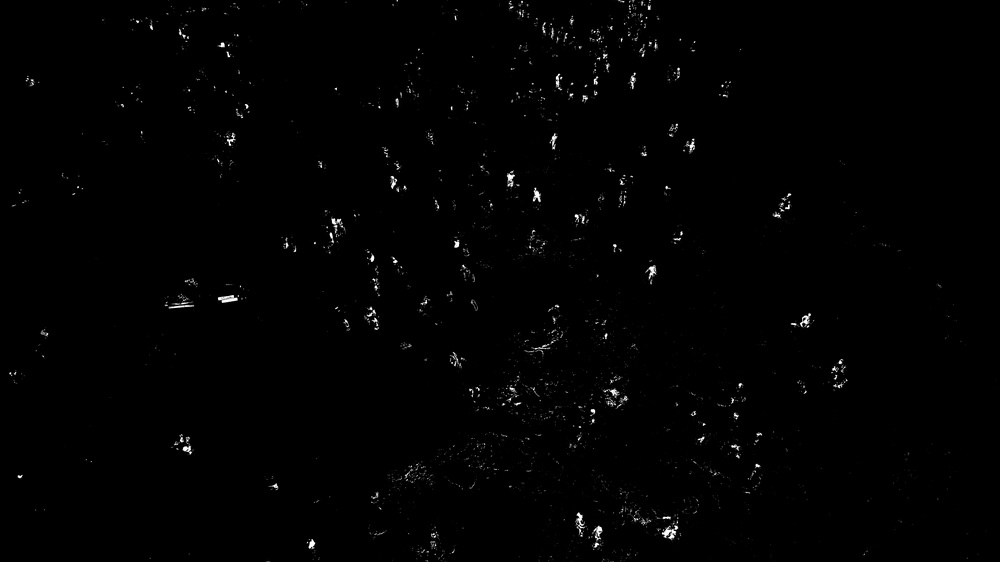
#> input picture BIN2.jpg, 1000 x 562 px, shrunk from 5472 x 3078 before the run, given in place of DJI_0273.JPG, which was not available
$ jupyter execute crowd_estimator.ipynb   (Python 2 division)   (older library calls are emulated)
#> lines starting #> are read from the running program, lines starting #| are printed output that depends on the picture; pictures that were not available may be replaced by others from this repository, and a replacement may not be noted
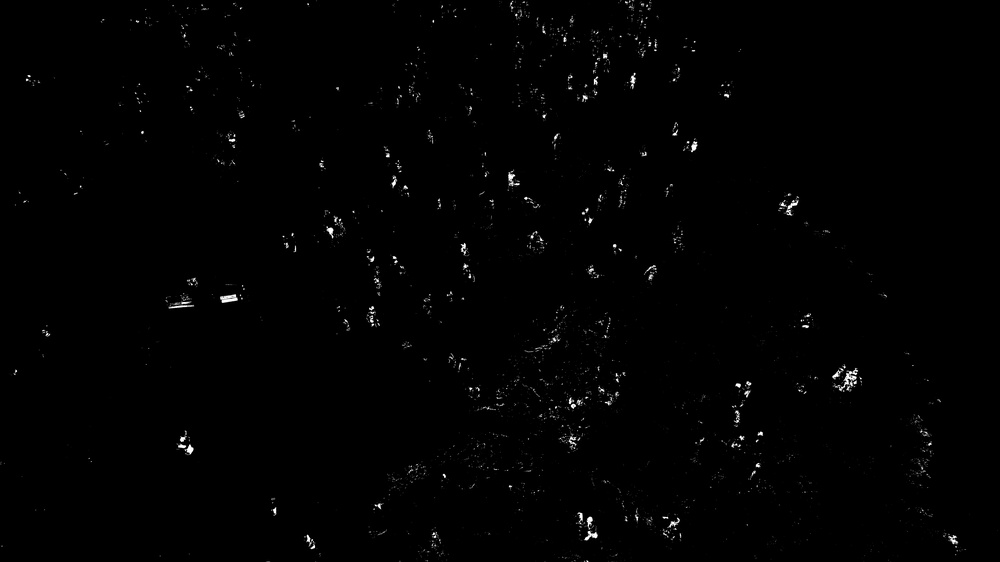
#> input picture BIN3.jpg, 1000 x 562 px, shrunk from 5472 x 3078 before the run, given in place of DJI_0274.JPG, which was not available
### functions_lib.py
import cv2
import numpy as np

class CrowdCounter(object):
    def __init__(self):
        self.params = None

    def mutlifile_read(self, *args):
        for arg in args:
             yield cv2.imread(arg)

    def multifile_write(self, *args):
        for arg in args:
            cv2.imwrite(arg[0], arg[1])
        return

    def background_subtraction(self, img1, img2, img3):
        diff1 = cv2.absdiff(img1, img2)
        diff2 = cv2.absdiff(img2, img3)
        diff3 = cv2.absdiff(img3, img1)

        return diff1, diff2, diff3

    def high_pass_filtering(self, img):
            im = cv2.imread(img, cv2.IMREAD_GRAYSCALE)
            f = np.fft.fft2(im)
            fshift = np.fft.fftshift(f)
            rows, cols = im.shape
            crow, ccol = rows / 2, cols / 2
            fshift[crow - 30:crow + 30, ccol - 30:ccol + 30] = 0
            f_ishift = np.fft.ifftshift(fshift)
            img_back = np.fft.ifft2(f_ishift)
            img_back = np.abs(img_back)

            return img_back

    def morph_operations(self, kernel, im, operation):
        if operation == "open":
            return cv2.morphologyEx(im, cv2.MORPH_OPEN, kernel)
        if operation == "close":
            return cv2.morphologyEx(im, cv2.MORPH_CLOSE, kernel)
        if operation == "erode":
            return cv2.morphologyEx(im, cv2.MORPH_ERODE, kernel)
        if operation == "dilate":
            return cv2.morphologyEx(im, cv2.MORPH_OPEN, kernel)

    def blob_detect_set_params(self):
        params = cv2.SimpleBlobDetector_Params()
        # Detect circles
        params.filterByCircularity = True
        params.minCircularity = 0.15
        params.maxCircularity = 0.8
        # Threshold for splitting images
        params.minThreshold = 10
        params.maxThreshold = 500
        # filter by color
        params.filterByColor = False
        # Filter by Convexity
        params.filterByConvexity = True
        params.minConvexity = 0.5
        # Filter by Inertia
        params.filterByArea = True
        params.minArea = 100

        params.filterByInertia = True
        params.minInertiaRatio = 0.1
        params.maxInertiaRatio = 0.5

        self.params = params
        return

    def run_blob_detector(self, processed_im, original_im):
        blob = cv2.SimpleBlobDetector(self.params)
        keypoint = blob.detect(processed_im)
        im_with_keypoints = cv2.drawKeypoints(original_im, keypoint, np.array([]), (255, 0, 0),
                                              cv2.DRAW_MATCHES_FLAGS_DRAW_RICH_KEYPOINTS)
        return im_with_keypoints, keypoint

### crowd_estimator.ipynb
[cell 1]
import cv2
import numpy as np
import matplotlib.pyplot as plt
from functions_lib import CrowdCounter

[cell 2]
# Initialize CrowCounter Class
crowd_detector = CrowdCounter()

[cell 3]
# Library to read multiple files
img1, img2, img3 = crowd_detector.mutlifile_read('images/DJI_0273.JPG', 'images/DJI_0274.JPG', 'images/DJI_0276.JPG')
#> img1 is the input picture: shape (562, 1000, 3); min 0, max 255, mean 1.9
#> img2 is the input picture: shape (562, 1000, 3); min 0, max 255, mean 1.8

[cell 4]
plt.subplot(3, 1, 1), plt.imshow(img1)
plt.subplot(3, 1, 2),plt.imshow(img2)
plt.subplot(3, 1, 3),plt.imshow(img3)
plt.show()
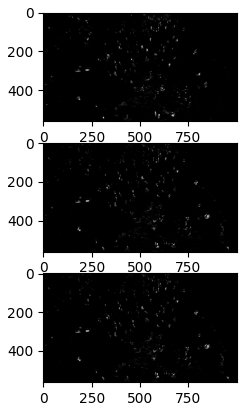
#> figure drawn by matplotlib, 3 panels

[cell 5]
# diff1, .. are images with background subtracted from them
diff1, diff2, diff3 = crowd_detector.background_subtraction(img1, img2, img3)
#> in background_subtraction, `diff2 = cv2.absdiff(img2, img3)`: diff2: shape (562, 1000, 3); every value is 0
crowd_detector.multifile_write(['diff1.jpg', diff1], ['diff2.jpg', diff2], ['diff3.jpg', diff3])

[cell 6]
plt.subplot(3, 1, 1), plt.imshow(diff1)
plt.subplot(3, 1, 2),plt.imshow(diff2)
plt.subplot(3, 1, 3),plt.imshow(diff3)
plt.show()

[cell 7]
# The image is high pass filtered to remove low frequency components
diff1 = crowd_detector.high_pass_filtering('diff1.jpg')
#> in high_pass_filtering, `img_back = np.abs(img_back)`:
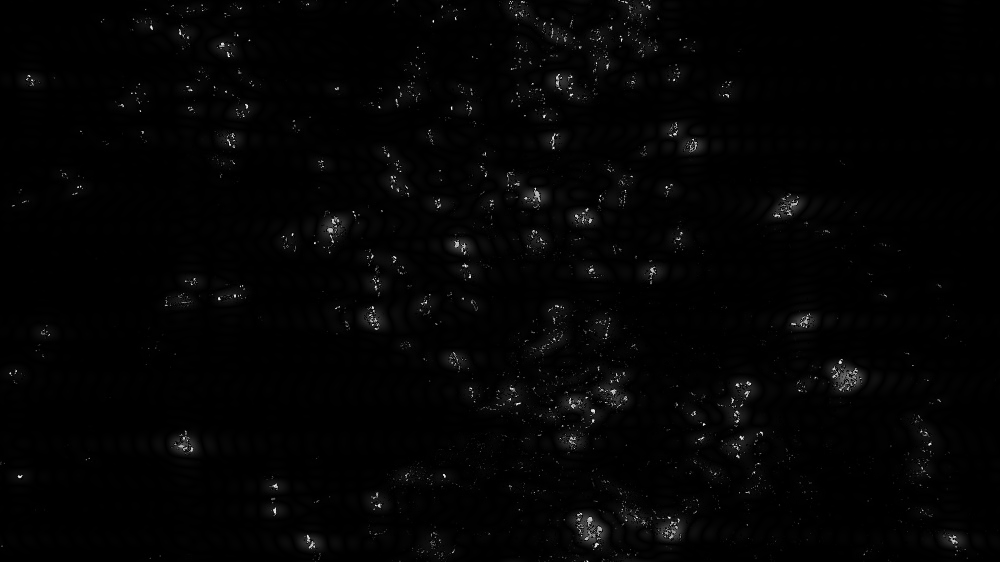
#> img_back: shape (562, 1000) float64; min 0.000645, max 249.3, mean 4.1
plt.imshow(diff1, cmap='gray'),plt.show()

[cell 8]
crowd_detector.multifile_write(['diff1.jpg', diff1], ['diff2.jpg', diff2], ['diff3.jpg', diff3])

[cell 9]
# Image is thresholded to obtain a demarcation
diff1 = cv2.imread('diff1.jpg', cv2.IMREAD_GRAYSCALE)
#> diff1: shape (562, 1000); min 0, max 250, mean 4.1
bin1 = cv2.threshold(diff1, 80, 255, cv2.THRESH_BINARY)
print bin1
#> (printed output is left out)

[cell 10]
plt.subplot(3, 1, 1),plt.imshow(bin1[1])
# plt.subplot(3, 1, 2),plt.imshow(bin2[1])
# plt.subplot(3, 1, 3),plt.imshow(bin3[1])
plt.show()
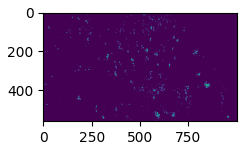
#> figure drawn by matplotlib, 1 panel

[cell 11]
crowd_detector.multifile_write(['bin1.jpg', bin1[1]])
#> the loop in multifile_write (call 3), `for arg in args:` made 1 pass
#> pass 1, in multifile_write (call 3), `cv2.imwrite(arg[0], arg[1])`:
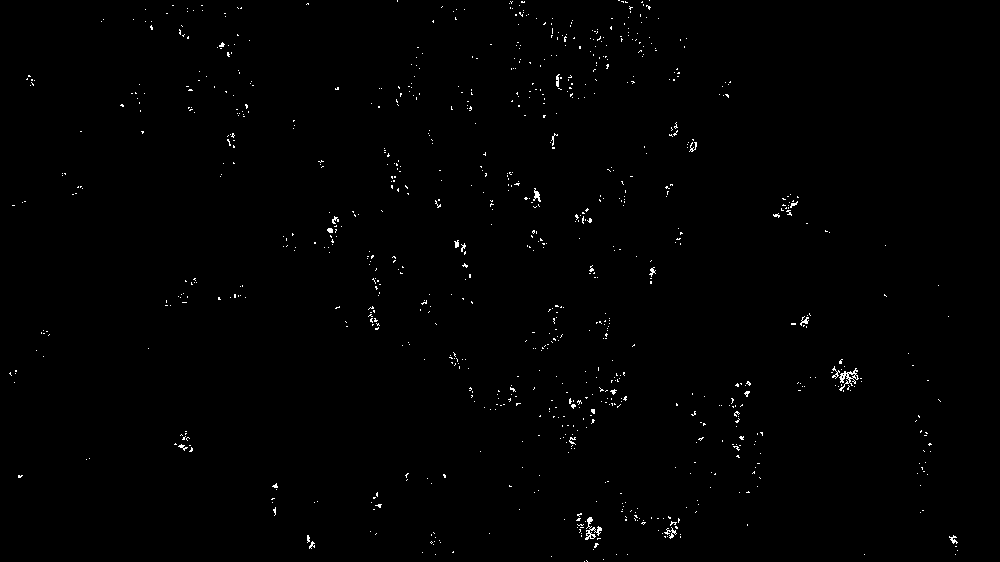
#> saved as bin1.jpg: shape (562, 1000); 0.62% white in thin lines or dots

[cell 12]
img = cv2.imread('bin1.jpg', cv2.IMREAD_GRAYSCALE)
#> img: shape (562, 1000); min 0, max 255, mean 1.6
plt.imshow(img), plt.show()

[cell 13]
# Elliptical structuring element is picked due to shape of object to be detected and opening operation is performed
kernel = cv2.getStructuringElement(cv2.MORPH_ELLIPSE, (4, 4))
morphed = crowd_detector.morph_operations(kernel, img, "open")
#> in morph_operations, `return cv2.morphologyEx(im, cv2.MORPH_OPEN, kernel)`:
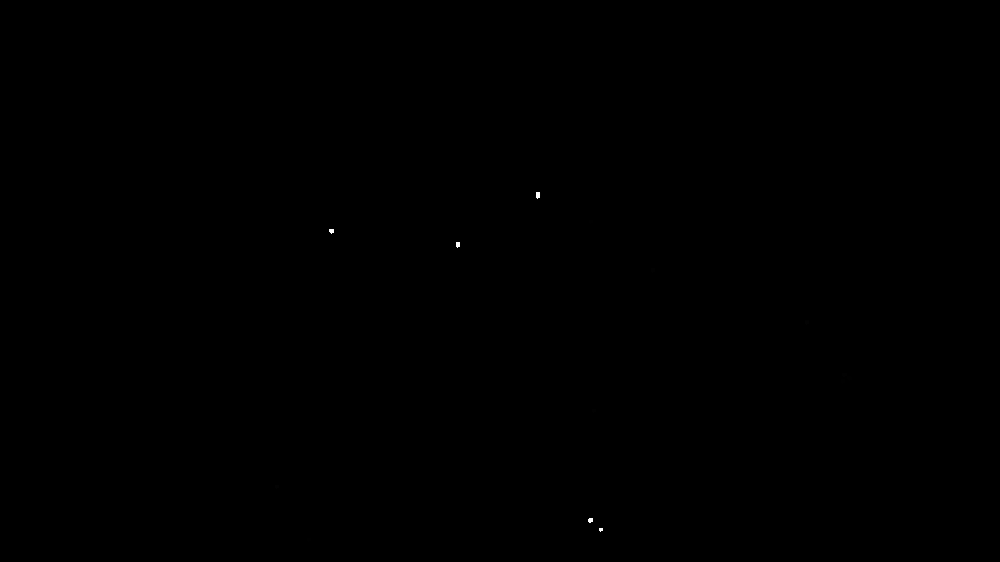
#> returned value: shape (562, 1000); min 0, max 254, mean 0

[cell 14]
plt.imshow(morphed),plt.title('Morphed Image'),plt.show()

[cell 15]
morphed = cv2.blur(morphed, (10, 10))
crowd_detector.multifile_write(['post-morph.jpg', morphed])

[cell 16]
# Simple Blob detector is then used to count number of people in the image
crowd_detector.blob_detect_set_params()
count_image, points =  crowd_detector.run_blob_detector(morphed, img1)
#> in run_blob_detector, `keypoint = blob.detect(processed_im)`: keypoint = ()
#> points = ()

[cell 17]
print count_image
#> (printed output is left out)

[cell 18]
plt.imshow(count_image), plt.title('Detected People'), plt.show()
print "Detected People Count: "+ str(len(points))
#| Detected People Count: 0

[cell 19]
crowd_detector.multifile_write(['post-detection.jpg', count_image])
